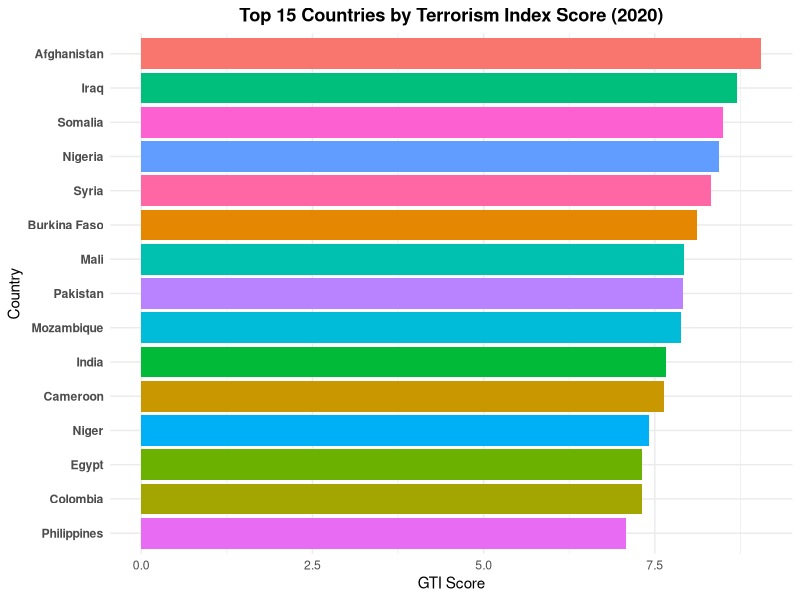
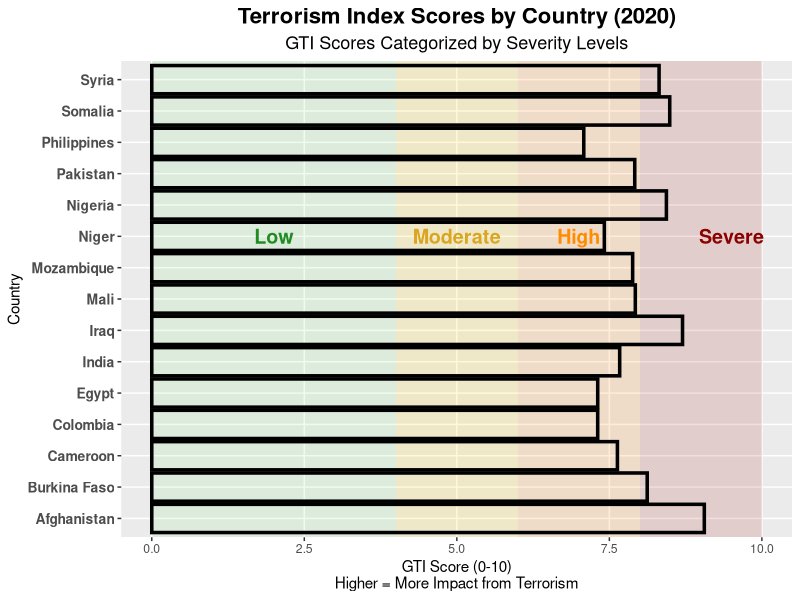
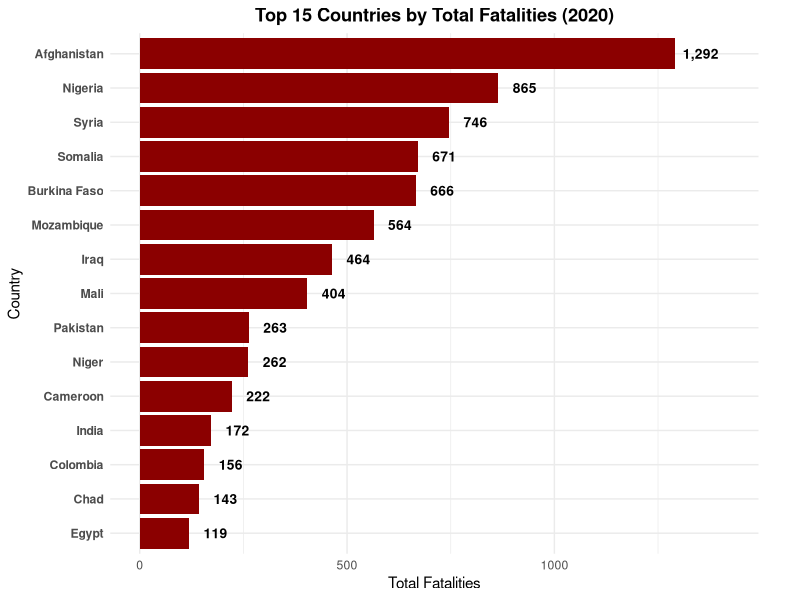
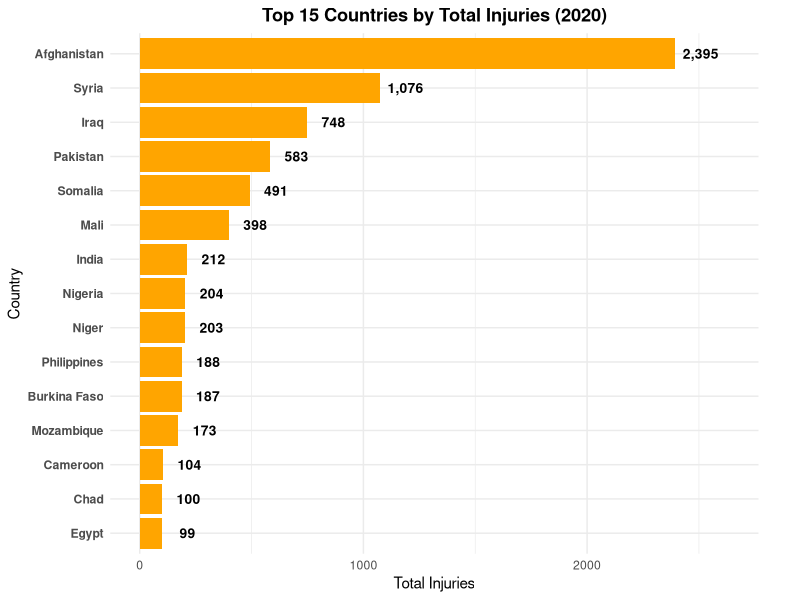
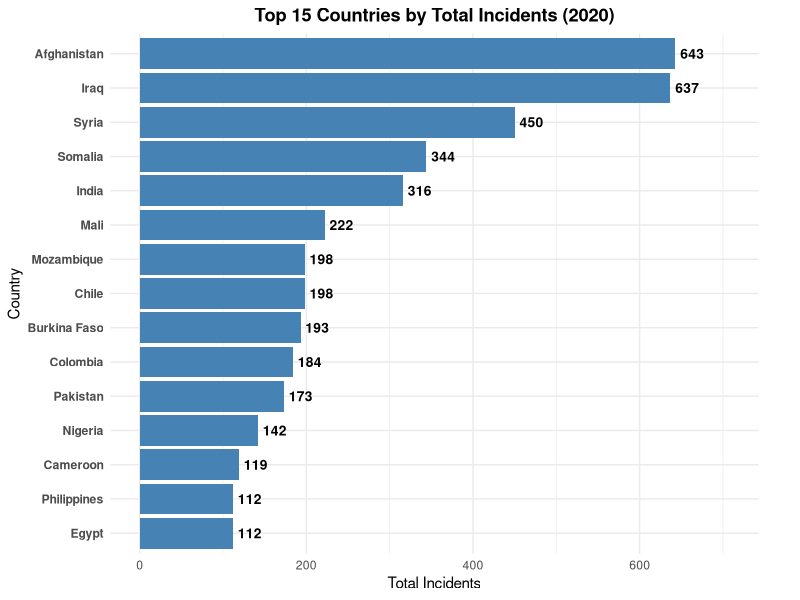
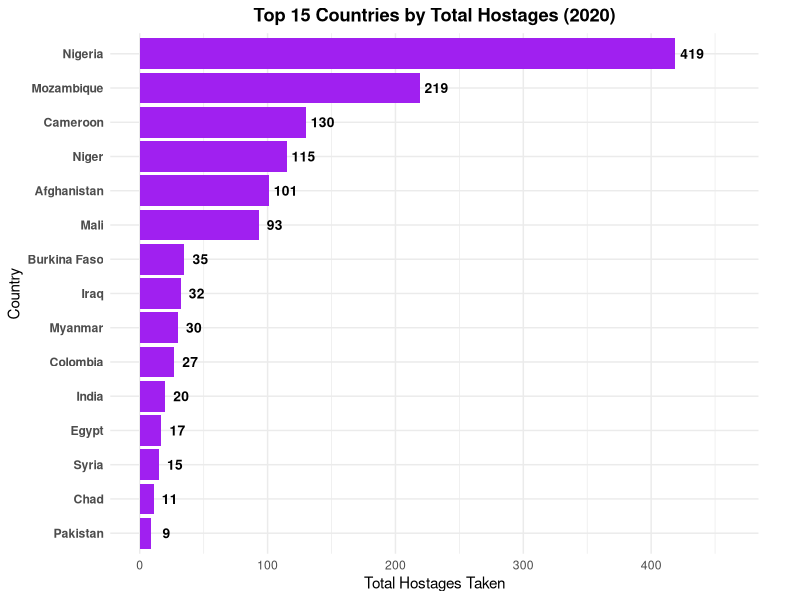
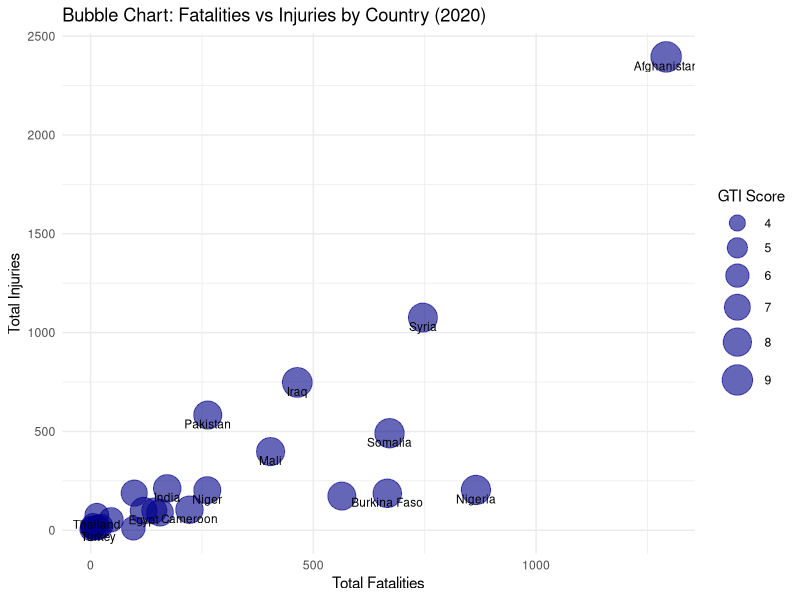

Source code (R) for these figures, in order:
## ---- chunk 1
#| label: setup
#| message: false
#| warning: false
#| echo: false

library(readxl)
library(dplyr)
library(tidyr)
library(ggplot2)

# Load the data
df <- read_excel("data/Global Terrorism Index 2023.xlsx", sheet = "2020")

# Clean and filter the data
df_clean <- df %>%
  select(Country, Rank, Score, Incidents, Fatalities, Injuries, Hostages) %>%
  mutate(across(c(Score, Incidents, Fatalities, Injuries, Hostages), as.numeric))

# Filter top 15 countries based on 2020 score
top15 <- df_clean %>%
  arrange(desc(Score)) %>%
  slice(1:15)

## ---- chunk 2
#| label: overall-trend
#| fig-cap: "GTI Scores for Top 15 Most Affected Countries (2020)"

# Plot the data
ggplot(top15, aes(x = reorder(Country, Score), y = Score, fill = Country)) +
  geom_col() +
  coord_flip() +
  labs(title = "Top 15 Countries by Terrorism Index Score (2020)",
       y = "GTI Score", x = "Country") +
  theme_minimal() +
  theme(
    plot.title = element_text(hjust = 0.5, face = "bold"),
    axis.text.y = element_text(face = "bold"),
    legend.position = "none"
  )
## ---- chunk 3
#| label: country-severity
#| fig-cap: "Terrorism Index Trends by Country (2020), with Severity Levels"
#| fig-width: 12
#| fig-height: 8

# Plot the data for top 15 countries
ggplot(top15, aes(x = Country, y = Score)) +
  # Severity background bands (more visible)
  annotate("rect", xmin = -Inf, xmax = Inf, ymin = 8, ymax = 10,
           fill = "#B22222", alpha = 0.15) +
  annotate("rect", xmin = -Inf, xmax = Inf, ymin = 6, ymax = 8,
           fill = "#FF8C00", alpha = 0.15) +
  annotate("rect", xmin = -Inf, xmax = Inf, ymin = 4, ymax = 6,
           fill = "#FFD700", alpha = 0.15) +
  annotate("rect", xmin = -Inf, xmax = Inf, ymin = 0, ymax = 4,
           fill = "#90EE90", alpha = 0.15) +

  # Add labels to indicate severity zones
  annotate("text", x = 10, y = 9.5, label = "Severe", color = "#8B0000", size = 5, fontface = "bold") +
  annotate("text", x = 10, y = 7, label = "High", color = "#FF8C00", size = 5, fontface = "bold") +
  annotate("text", x = 10, y = 5, label = "Moderate", color = "#DAA520", size = 5, fontface = "bold") +
  annotate("text", x = 10, y = 2, label = "Low", color = "#228B22", size = 5, fontface = "bold") +

  # Main bar chart
  geom_bar(stat = "identity", fill = NA, color = "#000000", linewidth = 1.2) +
  
  # Flip coordinates for better readability
  coord_flip() +
  
  scale_x_discrete() +
  
  # Labels and titles
  labs(
    title = "Terrorism Index Scores by Country (2020)",
    subtitle = "GTI Scores Categorized by Severity Levels",
    x = "Country",
    y = "GTI Score (0-10)\nHigher = More Impact from Terrorism"
  ) +
  
  theme(
    plot.title = element_text(size = 16, face = "bold", hjust = 0.5),
    plot.subtitle = element_text(size = 13, hjust = 0.5),
    axis.text.y = element_text(size = 10, face = "bold"),
    panel.grid.minor = element_blank(),
    legend.position = "none"
  )

## ---- chunk 4
#| label: fatalities
#| fig-cap: "Countries with Highest Terrorism-Related Fatalities (2020)"
#| warning: false

top_deaths <- df_clean %>%
  arrange(desc(Fatalities)) %>%
  select(Country, Fatalities) %>%
  slice_head(n = 15)

ggplot(top_deaths, aes(x = reorder(Country, Fatalities), y = Fatalities)) +
  geom_col(fill = "darkred") +
  # Add value labels at the end of each bar
  geom_text(aes(label = format(Fatalities, big.mark = ",")),
            hjust = -0.2, color = "black", fontface = "bold", size = 3.5) +
  coord_flip(clip = "off") +  # Prevent clipping of labels
  scale_y_continuous(limits = function(x) c(0, x[2] * 1.1)) +  # Expand y-axis to make room for labels
  labs(title = "Top 15 Countries by Total Fatalities (2020)",
       x = "Country", y = "Total Fatalities") +
  theme_minimal() +
  theme(
    plot.title = element_text(face = "bold", hjust = 0.5),
    axis.text.y = element_text(face = "bold"),
    plot.margin = margin(5.5, 30, 5.5, 5.5)  # Add right margin for labels
  )
## ---- chunk 5
#| label: injuries
#| fig-cap: "Countries with Highest Terrorism-Related Injuries (2020)"
#| warning: false

top_injuries <- df_clean %>%
  arrange(desc(Injuries)) %>%
  select(Country, Injuries) %>%
  slice_head(n = 15)

ggplot(top_injuries, aes(x = reorder(Country, Injuries), y = Injuries)) +
  geom_col(fill = "orange") +
  # Add value labels at the end of each bar
  geom_text(aes(label = format(Injuries, big.mark = ",")),
            hjust = -0.2, color = "black", fontface = "bold", size = 3.5) +
  coord_flip(clip = "off") +  # Prevent clipping of labels
  scale_y_continuous(limits = function(x) c(0, x[2] * 1.1)) +  # Expand y-axis to make room for labels
  labs(title = "Top 15 Countries by Total Injuries (2020)",
       x = "Country", y = "Total Injuries") +
  theme_minimal() +
  theme(
    plot.title = element_text(face = "bold", hjust = 0.5),
    axis.text.y = element_text(face = "bold"),
    plot.margin = margin(5.5, 30, 5.5, 5.5)  # Add right margin for labels
  )
## ---- chunk 6
#| label: incidents
#| fig-cap: "Countries with Highest Number of Terrorist Incidents (2020)"
#| warning: false

top_incidents <- df_clean %>%
  arrange(desc(Incidents)) %>%
  select(Country, Incidents) %>%
  slice_head(n = 15)

ggplot(top_incidents, aes(x = reorder(Country, Incidents), y = Incidents)) +
  geom_col(fill = "steelblue") +
  # Add value labels at the end of each bar
  geom_text(aes(label = format(Incidents, big.mark = ",")),
            hjust = -0.2, color = "black", fontface = "bold", size = 3.5) +
  coord_flip(clip = "off") +  # Prevent clipping of labels
  scale_y_continuous(limits = function(x) c(0, x[2] * 1.1)) +  # Expand y-axis to make room for labels
  labs(title = "Top 15 Countries by Total Incidents (2020)",
       x = "Country", y = "Total Incidents") +
  theme_minimal() +
  theme(
    plot.title = element_text(face = "bold", hjust = 0.5),
    axis.text.y = element_text(face = "bold"),
    plot.margin = margin(5.5, 30, 5.5, 5.5)  # Add right margin for labels
  )
## ---- chunk 7
#| label: hostages
#| fig-cap: "Countries with Highest Number of Hostages in Terrorist Incidents (2020)"
#| warning: false

top_hostages <- df_clean %>%
  arrange(desc(Hostages)) %>%
  select(Country, Hostages) %>%
  slice_head(n = 15)

ggplot(top_hostages, aes(x = reorder(Country, Hostages), y = Hostages)) +
  geom_col(fill = "purple") +
  # Add value labels at the end of each bar
  geom_text(aes(label = format(Hostages, big.mark = ",")),
            hjust = -0.2, color = "black", fontface = "bold", size = 3.5) +
  coord_flip(clip = "off") +  # Prevent clipping of labels
  scale_y_continuous(limits = function(x) c(0, x[2] * 1.1)) +  # Expand y-axis to make room for labels
  labs(title = "Top 15 Countries by Total Hostages (2020)",
       x = "Country", y = "Total Hostages Taken") +
  theme_minimal() +
  theme(
    plot.title = element_text(face = "bold", hjust = 0.5),
    axis.text.y = element_text(face = "bold"),
    plot.margin = margin(5.5, 30, 5.5, 5.5)  # Add right margin for labels
  )
## ---- chunk 8
#| label: bubble-chart
#| fig-cap: "Multi-Dimensional Analysis of Terrorism Impact by Country (2020)"
#| fig-width: 11
#| fig-height: 8

bubble_data <- df_clean %>%
  group_by(Country) %>%
  select(Country, Fatalities, Injuries, Score) %>%
  filter(Fatalities > 0 & Injuries > 0)

ggplot(bubble_data, aes(x = Fatalities, y = Injuries, size = Score, label = Country)) +
  geom_point(alpha = 0.6, color = "darkblue") +
  geom_text(check_overlap = TRUE, size = 3, vjust = 1.5) +
  scale_size_continuous(range = c(2, 10)) +
  labs(title = "Bubble Chart: Fatalities vs Injuries by Country (2020)",
       x = "Total Fatalities", y = "Total Injuries", size = "GTI Score") +
  theme_minimal()
  theme(
    plot.title = element_text(face = "bold", hjust = 0.5),
    plot.subtitle = element_text(hjust = 0.5),
    legend.position = "right"
  )
